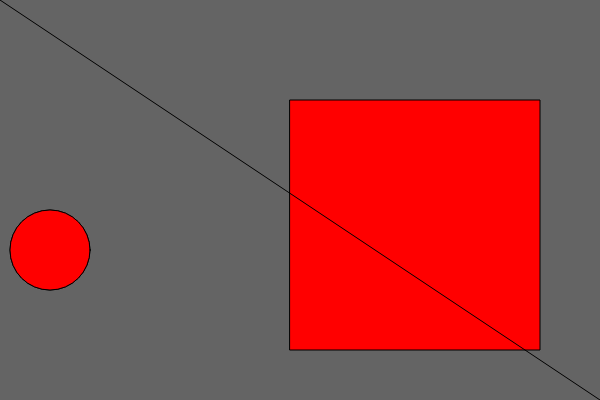
Frame 1 (no input)
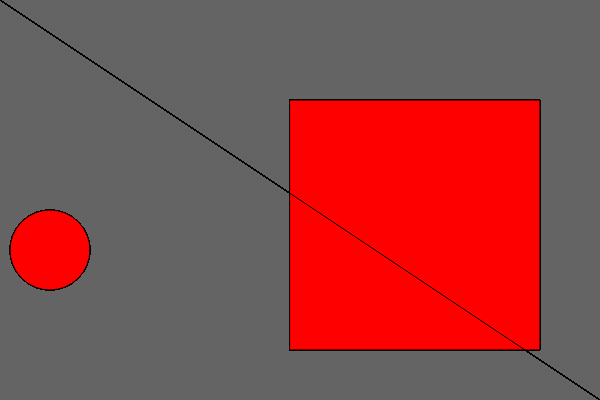
Frame 60 (no input)
Frame 120 (the mouse pressed at the canvas centre since frame 60): identical to frame 60, image omitted

The p5.js sketch that drew these frames (run headless with seeded random() and noise() and a simulated clock; from frame 60 on, the mouse is pressed at the canvas centre):

// p5.js sketch
// ── sketch.js
function setup(){
    createCanvas(600,400);
    background(100,100,100);
    
}

function draw(){
    fill(255,0,0);
    rect(290,100,250,250);
    
    
    ellipse(50,250,80,80);
    line(0,0,600,400);
     ellipse(50,250,80,80);
    
}
// ── style.css
body{
    background-color:
    
    
}
